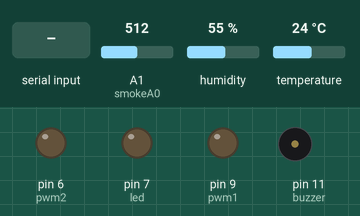
Simulated run of this sketch. Board: Arduino Uno, built with avr-gcc and run on an emulated ATmega328P. Shown: output pins drawn as LEDs (lit = HIGH), buzzer (waves = sounding). Inputs (shaded band) come from the test bench; at power-on: A1 (smokeA0) = 512, humidity 55 %, temperature 24 °C.

Above: at 13.2 s.
13.3 s: "90,45,200\n" received over Serial
At 14.8 s:
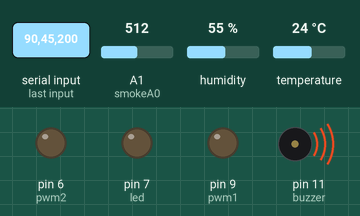
15.3 s: "1,90\n" received over Serial
At 16.1 s:
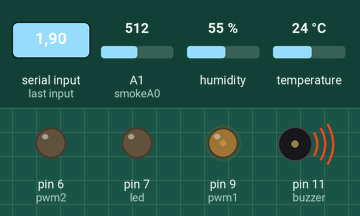
Timing chart, 0 to 18.3 s (numbered marks = the images above; inputs shaded):
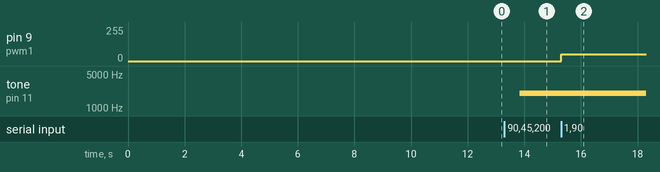

Measured:
- after the input at 13.3 s, tone on pin 11 (buzzer): silent → 2000 Hz after 0.53 s
- after the input at 15.3 s, pin 9 (pwm1): 0/255 → 51/255 at once

The sketch:

ediii.ino
```cpp
#include "DHT.h"

#define DHTPIN 8 // what pin we're connected to

#define DHTTYPE DHT11

#define pwm1 9
#define pwm2 6

DHT dht(DHTPIN, DHTTYPE);
int smokeA0 = A1;
int buzzer = 11;
float sensorValue;
int ldrPin = A0;
int led = 7;
int threshold = 80;

byte degree[8] = {
    0b00011,
    0b00011,
    0b00000,
    0b00000,
    0b00000,
    0b00000,
    0b00000,
    0b00000};

void setup()
{
    delay(2000);

    analogWrite(pwm1, 0);
    analogWrite(pwm2, 0);
    pinMode(buzzer, OUTPUT);
    pinMode(smokeA0, INPUT);
    pinMode(led, OUTPUT);

    Serial.begin(9600);
    dht.begin();
    //   Serial.println("Gas sensor warming up!");
    delay(10000); // allow the MQ-6 to warm up
    noTone(buzzer);
}

void loop()
{
    delay(1000);

    int regionss[20];
    int properregion[3] = {0, 0, 0};

    while (!Serial.available()){}

    String incoming = Serial.readStringUntil('\n');

    int i = 0;

    char *p = strtok(const_cast<char *>(incoming.c_str()), ",");
    while (p != NULL)
    {
        int i = atoi(p);
        if (i > 0 && i < 3)
            properregion[i] = 1;

        else
            properregion[i] = 0;

        p = strtok(NULL, ",");
    }

    float temperature = dht.readTemperature(); // temperature reading
    float humidity = dht.readHumidity();       // Humidity reading

    if (properregion[1] == 0 || temperature < 20)
        analogWrite(pwm1, 0);

    if (properregion[1] == 0)
    {
        digitalWrite(led, LOW);
        delay(500);
    }

    else if (properregion[1] > 0)
    {

        if (temperature > 20 && temperature < 25)
            analogWrite(pwm1, 51);

        else if (temperature > 25 && temperature < 30)
            analogWrite(pwm1, 102);

        else if (temperature > 30 && temperature < 32)
            analogWrite(pwm1, 153);

        else if (temperature > 32 && temperature < 40)
            analogWrite(pwm1, 204);

        else if (temperature > 40)
            analogWrite(pwm1, 255);

        delay(1000);

        int ldrdata = analogRead(ldrPin); // light intensity
        if (ldrdata <= threshold)
            digitalWrite(led, HIGH);

        else
            digitalWrite(led, LOW);

        delay(500);
    }

    if (properregion[2] == 0 || temperature < 20)
        analogWrite(pwm2, 0);

    else if (properregion[2] > 0)
    {
        if (temperature > 20 && temperature < 25)
            analogWrite(pwm2, 51);

        else if (temperature > 25 && temperature < 30)
            analogWrite(pwm2, 102);

        else if (temperature > 30 && temperature < 32)
            analogWrite(pwm2, 153);

        else if (temperature > 32 && temperature < 40)
            analogWrite(pwm2, 204);

        else if (temperature > 40)
            analogWrite(pwm2, 255);

        delay(1000);
    }

    sensorValue = analogRead(smokeA0); // smoke value
    if (sensorValue > 350)
    {
        tone(buzzer, 2000);
    }
    else
    {
        noTone(buzzer);
    }

}
```
